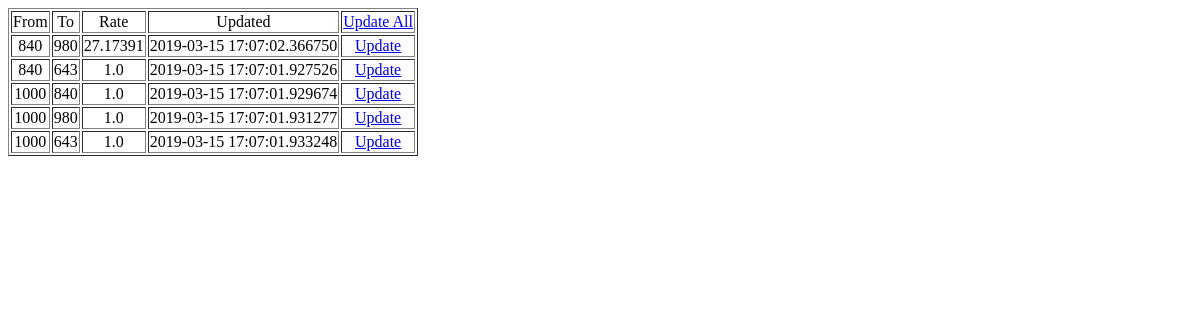
Page /xrates on the earlier database version.
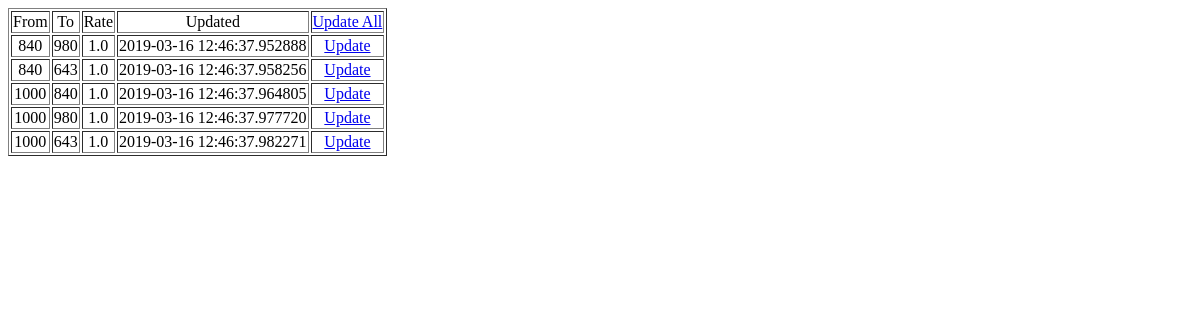
Same page on the later database version.
### models.py (models this page shows, shortened)
class _Model(Model):
    class Meta:
        database = db

class XRate(_Model):
    class Meta:
        database = db
        db_table = 'xrates'
        indexes = (
            (('from_currency', 'to_currency'), True),
        )
    from_currency = IntegerField()
    to_currency = IntegerField()
    rate = DoubleField()
    updated = DateTimeField(default=peewee_datetime.datetime.now)
    module = CharField(max_length=100)

### views.py (the view)
@app.route('/xrates')
def view_rates():
    return controllers.ViewAllRates().call()

### controllers.py (called while the page is built)
    def call(self, *args, **kwargs):
        try:
            return self._call(*args, **kwargs)
        except Exception as ex:
            raise make_response(str(ex), 500)

    def _call(self):
        xrates = XRate.select()
        return render_template('xrates.html', xrates=xrates)

### templates/xrates.html (shortened to what this page needs)
<!DOCTYPE html>
<html>
<head>
</head>
<body>
    <table border="1">
        <thead align="center">
            <td>From</td><td>To</td><td>Rate</td><td>Updated</td><td><a href="{{url_for('update_xrates')}}">Update All</a></td>
        </thead>
        {% for rate in xrates %}
        <tr align="center">
            <td>{{rate.from_currency}}</td>
            <td>{{rate.to_currency}}</td>
            <td>{{rate.rate}}</td>
            <td>{{rate.updated}}</td>
            <td>
                <a href="{{url_for('update_xrates', from_currency=rate.from_currency, to_currency=rate.to_currency)}}">Update</a>
            </td>
        </tr>
        {% endfor %}
    </table>
</body>
</html>

Differences in the rows shown:
changed XRate (number 1 of 5 on the later page): rate "27.17391" → "1.0"; updated "2019-03-15 17:07:02.366750" → "2019-03-16 12:46:37.952888"
changed XRate (number 2 of 5 on the later page): updated "2019-03-15 17:07:01.927526" → "2019-03-16 12:46:37.958256"
changed XRate (number 3 of 5 on the later page): updated "2019-03-15 17:07:01.929674" → "2019-03-16 12:46:37.964805"
changed XRate (number 4 of 5 on the later page): updated "2019-03-15 17:07:01.931277" → "2019-03-16 12:46:37.977720"
changed XRate (number 5 of 5 on the later page): updated "2019-03-15 17:07:01.933248" → "2019-03-16 12:46:37.982271"
